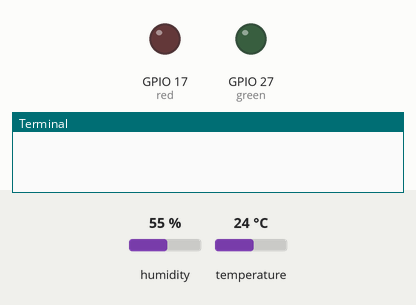
Recording of a program running on a simulated Raspberry Pi (BCM pin numbers). Parts: output pins drawn as LEDs (lit = HIGH), the last lines printed to the terminal. The inputs (shaded band) are chosen by the test bench; at power-on: humidity 55 %, temperature 24 °C. At 11.1 s the program stops and its outputs stay as they are.

Above: at 0.1 s.
At 0.6 s:
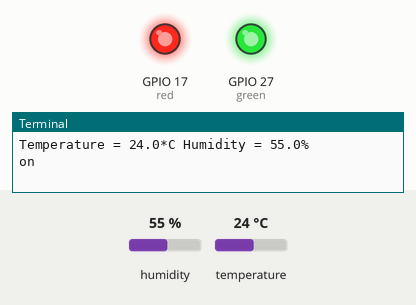
At 5.6 s:
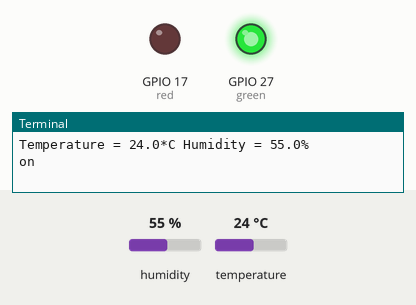
Timing chart, 0 to 7.6 s (numbered marks = the images above):
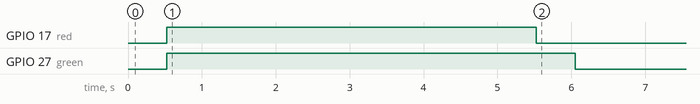

Measured:
- by itself, GPIO 17 (red): LOW → HIGH at 0.53 s, → LOW 5.0 s later
- by itself, GPIO 27 (green): LOW → HIGH at 0.53 s, → LOW 5.5 s later

The program:

temperature.py
```python
# temp.py
import os
import time
import RPi.GPIO as GPIO
import Adafruit_DHT as dht

sensor = dht.DHT11
temp_pin =4
red= 17
green= 27
GPIO.setmode(GPIO.BCM)

GPIO.setup(green, GPIO.OUT, initial=GPIO.LOW)
GPIO.setup(red,GPIO.OUT,initial=GPIO.LOW)
GPIO.setwarnings(False)

def printTemp():
    h, t = dht.read_retry(sensor,temp_pin)
    if h is not None and t is not None:
        print("Temperature = {0:0.1f}*C Humidity = {1:0.1f}%".format(t, h))
    else:
        print('Read error')

printTemp()
GPIO.output(red,GPIO.HIGH)
GPIO.output(green,GPIO.HIGH)
print("on")
time.sleep(5)

GPIO.output(red, GPIO.LOW)
printTemp()
GPIO.output(green, GPIO.LOW)
print("off")
time.sleep(5)
```
